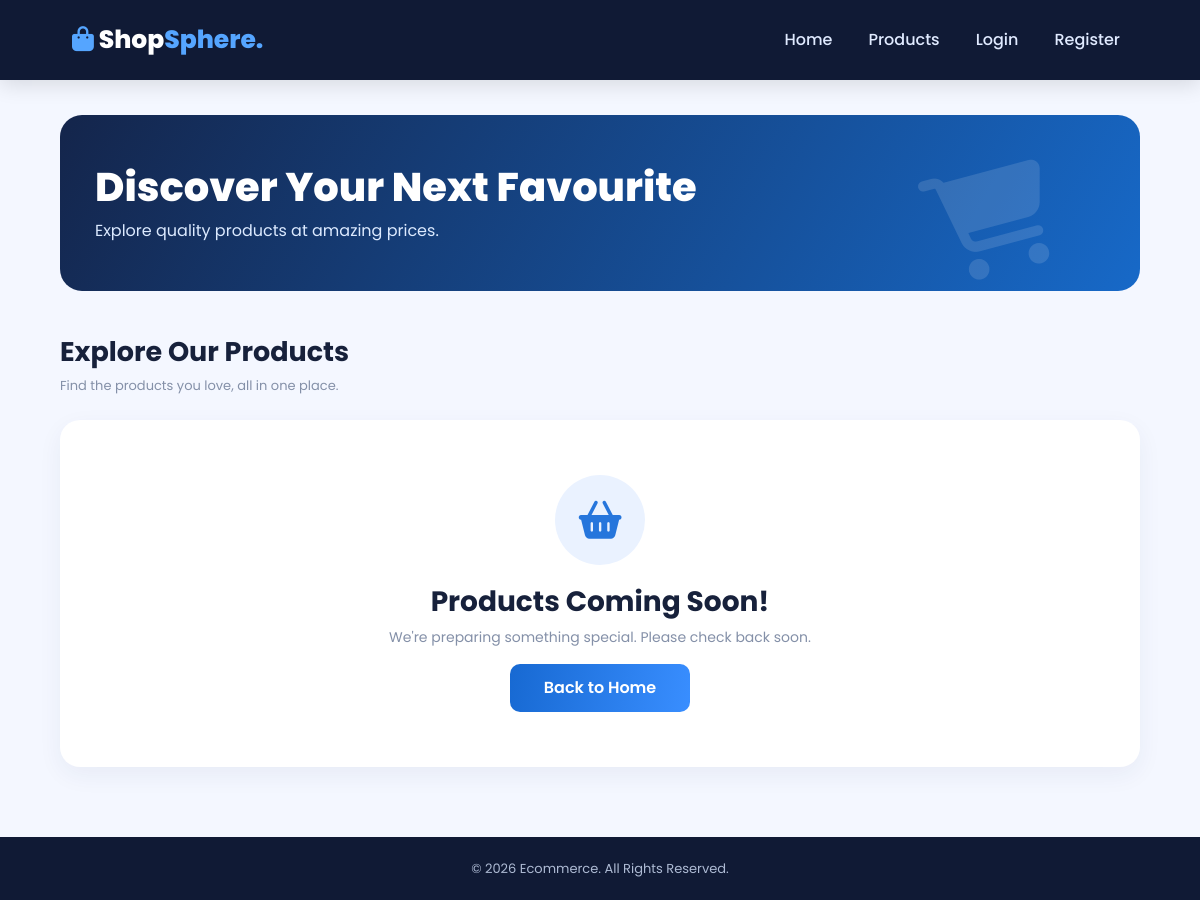
Before: /products/ with the older database file.
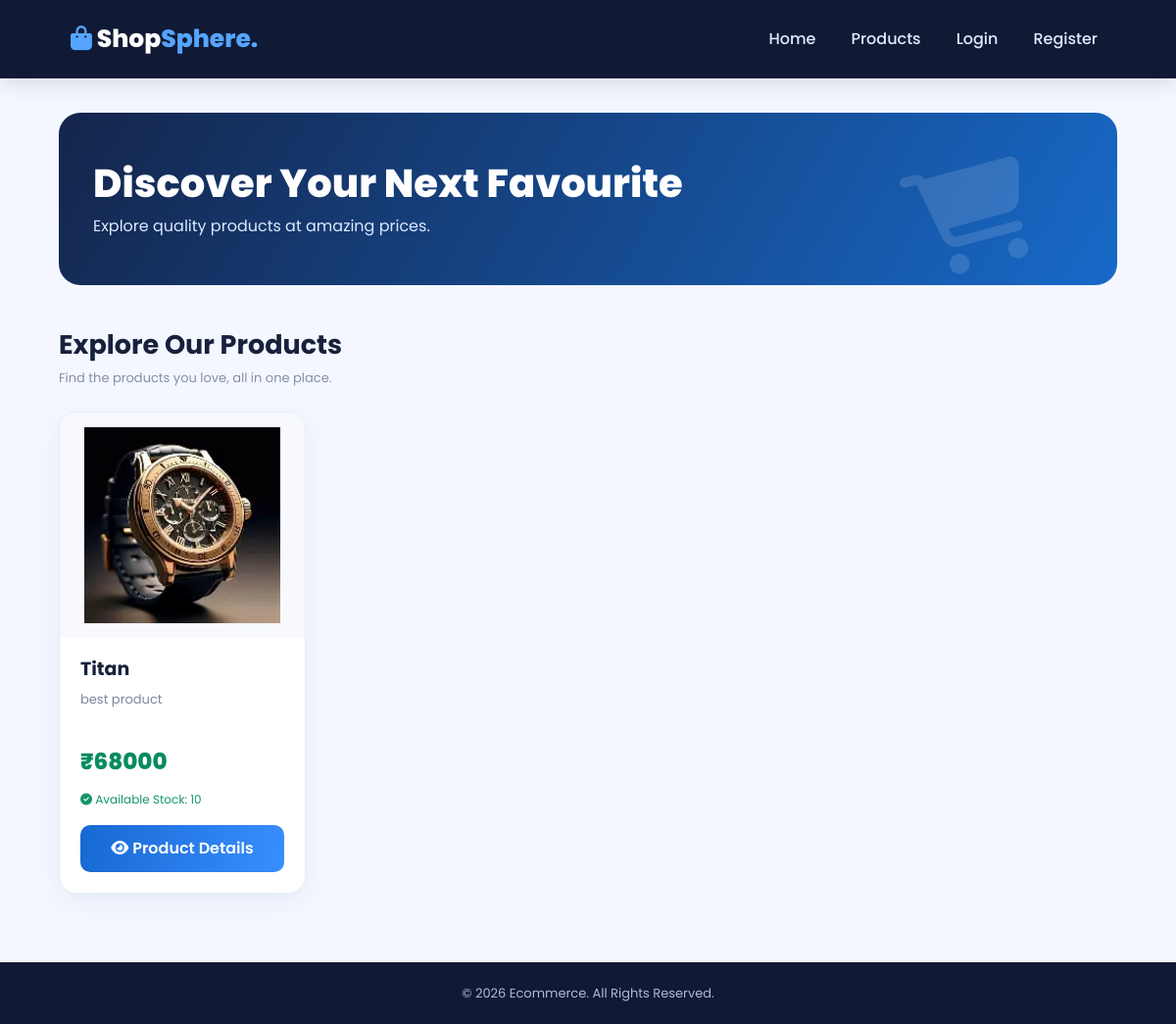
After: the same page with the newer database file.
### students/models.py (models this page shows, shortened)
class product(models.Model):
    name = models.CharField(max_length=100)
    description = models.TextField()
    price = models.IntegerField()
    image_url = models.ImageField(blank=True)
    stock = models.PositiveIntegerField(default=10)

### students/views.py (the view)
# urls.py: path('products/', views.products, name='products'),
def products(request):
    all_products = product.objects.all()
    return render(
        request,
        'student/products.html',
        {
            'products': all_products
        }
    )

### students/templates/student/products.html (shortened to what this page needs)
<!DOCTYPE html>
<html lang="en">
<head>
    <link href="https://cdn.jsdelivr.net/npm/bootstrap@5.3.3/dist/css/bootstrap.min.css"
          rel="stylesheet">
    <link rel="stylesheet"
          href="https://cdnjs.cloudflare.com/ajax/libs/font-awesome/6.5.0/css/all.min.css">
</head>
<body>
<nav class="navbar navbar-expand-lg navbar-dark">
    <div class="container-fluid">
        <a class="navbar-brand" href="{% url 'home' %}">
            <i class="fas fa-bag-shopping brand-blue"></i>
            Shop<span class="brand-blue">Sphere.</span>
        </a>
        <div class="collapse navbar-collapse" id="mainNavbar">
            <div class="navbar-nav ms-auto">
                <a href="{% url 'home' %}" class="nav-link">
                    Home
                </a>
                <a href="{% url 'products' %}" class="nav-link">
                    Products
                </a>
                {% if user.is_authenticated %}
                    <a href="{% url 'dashboard' %}" class="nav-link">
                        Dashboard
                    </a>
                {% else %}
                    <a href="{% url 'login' %}" class="nav-link">
                        Login
                    </a>
                    <a href="{% url 'register' %}" class="nav-link">
                        Register
                    </a>
                {% endif %}
            </div>
        </div>
    </div>
</nav>
<section class="hero">
    <h1>Discover Your Next Favourite</h1>
    <p>Explore quality products at amazing prices.</p>
    <div class="hero-icon">
        <i class="fas fa-cart-shopping"></i>
    </div>
</section>
<section class="products-section">
    <h2 class="section-title">Explore Our Products</h2>
    <p class="section-subtitle">
        Find the products you love, all in one place.
    </p>
    <div class="row g-4">
        {% for product in products %}
        <div class="col-12 col-sm-6 col-lg-4 col-xl-3">
            <div class="product-card">
                <div class="image-wrapper">
                    {% if product.image_url %}
                        <img src="{{ product.image_url.url }}"
                             class="product-image"
                             alt="{{ product.name }}">
                    {% else %}
                        <i class="fas fa-image no-image"></i>
                    {% endif %}
                </div>
                <div class="card-body">
                    <h5 class="product-name">
                        {{ product.name }}
                    </h5>
                    <p class="product-description">
                        {{ product.description|truncatechars:85 }}
                    </p>
                    <div class="product-price">
                        ₹{{ product.price }}
                    </div>
                    {% if product.stock > 0 %}
                        <p class="stock">
                            <i class="fas fa-check-circle"></i>
                            Available Stock: {{ product.stock }}
                        </p>
                    {% else %}
                        <p class="stock out-stock">
                            <i class="fas fa-times-circle"></i>
                            Out of Stock
                        </p>
                    {% endif %}
                    <a href="{% url 'product_detail' product.id %}"
                       class="details-btn">
                        <i class="fas fa-eye"></i>
                        Product Details
                    </a>
                </div>
            </div>
        </div>
        {% empty %}
        <div class="col-12">
            <div class="empty-state">
                <div class="empty-icon">
                    <i class="fas fa-basket-shopping"></i>
                </div>
                <h3>Products Coming Soon!</h3>
                <p>
                    We're preparing something special.
                    Please check back soon.
                </p>
                <a href="{% url 'home' %}" class="details-btn"
                   style="max-width:180px;margin:auto;">
                    Back to Home
                </a>
            </div>
        </div>
        {% endfor %}
    </div>
</section>
<footer class="footer">
    © 2026 Ecommerce. All Rights Reserved.
</footer>
</body>
</html>

### students/templates/student/products.html (style rules this page uses)
* { box-sizing: border-box; }
body { background: #f4f7ff; font-family: 'Poppins', sans-serif; color: #17213b; }
.navbar { background: #101a35; padding: 16px 5%; box-shadow: 0 5px 20px rgba(0,0,0,0.12); }
.navbar-brand { color: white !important; font-size: 25px; font-weight: 800; }
.brand-blue { color: #55a5ff; }
.navbar a.nav-link { color: #e0eaff; margin-left: 20px; font-weight: 500; transition: 0.3s; }
.hero { width: 90%; margin: 35px auto; padding: 48px 35px; border-radius: 22px; background: linear-gradient(120deg, #14254b, #1769c8); color: white; position: relative; overflow: hidden; }
.hero h1 { font-size: clamp(27px, 4vw, 40px); font-weight: 800; }
.hero p { color: #dceaff; margin-bottom: 0; }
.hero-icon { position: absolute; right: 8%; top: 15%; font-size: 110px; color: rgba(255,255,255,0.13); transform: rotate(-15deg); }
.products-section { width: 90%; margin: 45px auto 70px; }
.section-title { font-size: 27px; font-weight: 700; margin-bottom: 8px; }
.section-subtitle { color: #8490a8; font-size: 13px; margin-bottom: 25px; }
.product-card { height: 100%; border: 1px solid #e7ecf7; border-radius: 18px; overflow: hidden; background: white; box-shadow: 0 8px 25px rgba(29,54,100,0.06); transition: all 0.35s ease; }
.image-wrapper { height: 230px; background: #f7f9ff; display: flex; align-items: center; justify-content: center; padding: 15px; overflow: hidden; }
.product-image { width: 100%; height: 100%; object-fit: contain; transition: transform 0.4s ease; }
.card-body { padding: 21px; }
.product-name { font-size: 19px; font-weight: 700; margin-bottom: 9px; }
.product-description { color: #7b879e; font-size: 13px; min-height: 40px; }
.product-price { color: #078b60; font-size: 23px; font-weight: 800; margin: 12px 0; }
.stock { font-size: 12px; color: #15966a; margin-bottom: 17px; }
.details-btn { display: block; width: 100%; padding: 12px; border: none; border-radius: 10px; background: linear-gradient(100deg, #1769d2, #398eff); color: white; font-weight: 600; text-align: center; text-decoration: none; transition: 0.3s; }
.footer { background: #101a35; color: #aebbd4; text-align: center; padding: 22px; font-size: 13px; }

Changed rows visible on the page:
added product: image_url (picture), name "Titan", description "best product", price "68000", stock "10"
Other visible differences:
text no longer shown: "Products Coming Soon! We're preparing something special. Please check back soon. Back to Home"
